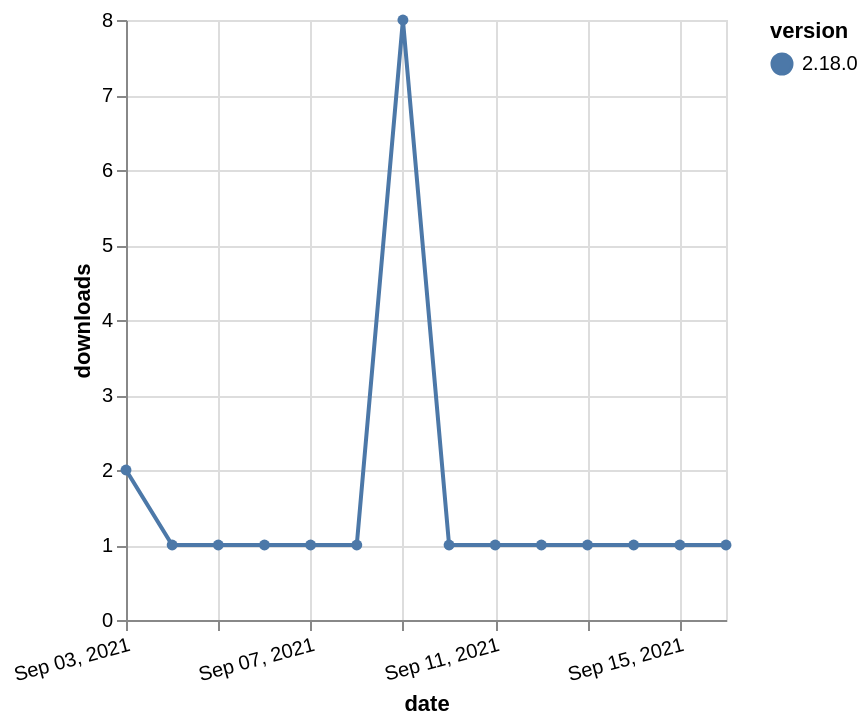

Express this chart as Vega-Lite.
### Vega-Lite specification from a JSON file in a GitHub repository (floating-point values rounded to 4 significant figures)
{"$schema": "https://vega.github.io/schema/vega-lite/v5.json", "description": "A simple bar chart with embedded data.", "data": {"values": [{"date": "2021-09-03", "total": 520, "delta": 2, "version": "2.18.0"}, {"date": "2021-09-04", "total": 521, "delta": 1, "version": "2.18.0"}, {"date": "2021-09-05", "total": 522, "delta": 1, "version": "2.18.0"}, {"date": "2021-09-06", "total": 523, "delta": 1, "version": "2.18.0"}, {"date": "2021-09-07", "total": 524, "delta": 1, "version": "2.18.0"}, {"date": "2021-09-08", "total": 525, "delta": 1, "version": "2.18.0"}, {"date": "2021-09-09", "total": 533, "delta": 8, "version": "2.18.0"}, {"date": "2021-09-10", "total": 534, "delta": 1, "version": "2.18.0"}, {"date": "2021-09-11", "total": 535, "delta": 1, "version": "2.18.0"}, {"date": "2021-09-12", "total": 536, "delta": 1, "version": "2.18.0"}, {"date": "2021-09-13", "total": 537, "delta": 1, "version": "2.18.0"}, {"date": "2021-09-14", "total": 538, "delta": 1, "version": "2.18.0"}, {"date": "2021-09-15", "total": 539, "delta": 1, "version": "2.18.0"}, {"date": "2021-09-16", "total": 540, "delta": 1, "version": "2.18.0"}]}, "width": "container", "mark": {"type": "line", "point": {"filled": true}}, "encoding": {"x": {"field": "date", "type": "temporal", "timeUnit": "yearmonthdate", "title": "date", "axis": {"labelAngle": -15}}, "y": {"field": "delta", "type": "quantitative", "title": "downloads"}, "color": {"field": "version", "type": "nominal"}, "tooltip": {"field": "delta"}}}
